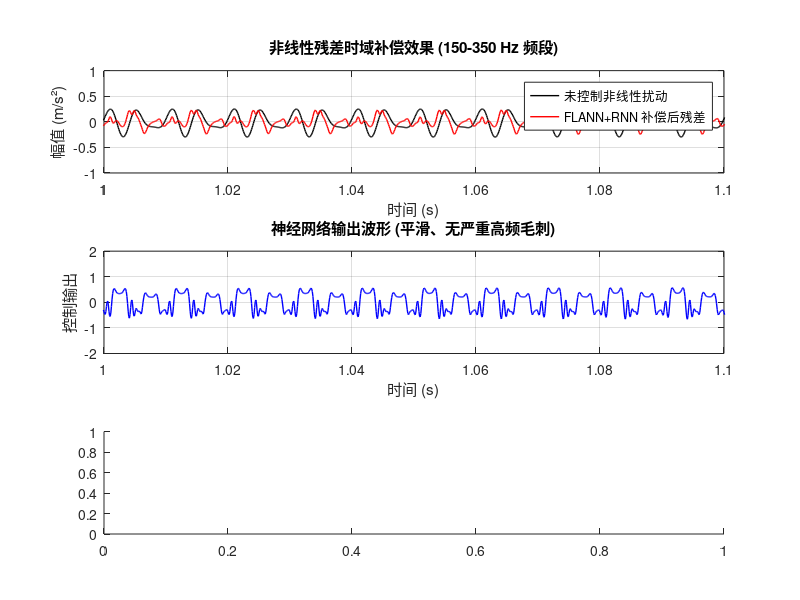

Write MATLAB code to recreate this figure. (Note: this script raises an error after producing the figure.)
% =====================================================================
% FLANN+RNN 模块专项测试：频段解耦后的非线性残差补偿
% 验证：剥离线性基频后，神经网络不再产生高频毛刺，实现平滑拟合
% =====================================================================
clear; clc; close all;

%% 1. 系统参数
fs = 10000;                 % 采样率 [Hz]
duration = 10;              % 仿真时长 [s]
n_samples = fs * duration;
t = (0:n_samples-1)' / fs;

% 原始参考信号（提供基准频率，用于 FLANN 扩展）
f_ref = 100;
x_ref = sin(2*pi*f_ref*t);

% 模拟解耦后的非线性残差扰动 (FxLMS已经吃掉了100Hz基频)
% 这里包含二次谐波(200Hz)、三次谐波(300Hz)和轻微白噪声
d_nonlinear = 0.2 * sin(2*pi*2*f_ref*t + pi/4) + 0.1 * sin(2*pi*3*f_ref*t - pi/3) + 0.01*randn(n_samples,1);

% 模拟频段拆分：使用带通滤波器只截取 150~350Hz 的窄带信号
[b_band, a_band] = butter(4, [150, 350]/(fs/2), 'bandpass');
d_target = filtfilt(b_band, a_band, d_nonlinear);

%% 2. 物理路径与控制器参数
alpha_plant = 1000;         % 作动器模拟极点
dt = 1/fs;
S_real = [0, 0, 0, -0.8]';  % 次级路径

% FLANN+RNN 参数
flann_order = 5;            % 扩展到5阶足够覆盖200Hz和300Hz
rnn_hidden = 8;             % 轻量化隐藏层
learning_rate = 0.05;       % 剥离大能量后，可适当提高学习率加速收敛
flann_input_dim = 1 + 2*flann_order + 1; % 1(原)+10(三角)+1(前误差)=12维

%% 3. 辅助函数
% FLANN 扩展：严格生成 sin(wx), cos(wx), sin(2wx)... 等基函数
flann_expand = @(x, order) [x; reshape([sin((1:order)*pi*x); cos((1:order)*pi*x)], [], 1)];

% 作动器模拟
nonlinear_plant = @(u, state, alpha, dt) deal( ...
    state + (-alpha * state + alpha * u) * dt, ...
    3 * tanh((state + (-alpha * state + alpha * u) * dt) / 3) );

%% 4. 初始化网络并运行控制
rng(42); % 固定种子
W_ih = randn(rnn_hidden, flann_input_dim + 1) * 0.1;
W_hh = randn(rnn_hidden, rnn_hidden) * 0.1;
W_ho = randn(1, rnn_hidden + 1) * 0.1;

h_state = zeros(rnn_hidden, 1);
sec_buf_nn = zeros(length(S_real), 1);
plant_state_nn = 0;

err_nn = zeros(n_samples, 1);
y_nn = zeros(n_samples, 1);
err_prev = 0;

fprintf('开始运行 FLANN+RNN 非线性子带补偿...\n');
for k = 1:n_samples
    xk = x_ref(k);       % 必须用 100Hz 原始信号作为 FLANN 种子
    dk = d_target(k);    % 当前时刻的子带非线性扰动
    
    % --- FLANN+RNN 前向传播 ---
    phi_ref = flann_expand(xk, flann_order);
    phi = [phi_ref; err_prev];
    rnn_input = [phi; 1];
    
    h_state = tanh(W_ih * rnn_input + W_hh * h_state);
    out_input = [h_state; 1];
    y_nn(k) = W_ho * out_input;
    y_nn(k) = max(min(y_nn(k), 2), -2); % 输出限幅
    
    % --- 物理路径交互 ---
    sec_buf_nn = [y_nn(k); sec_buf_nn(1:end-1)];
    sec_out = sec_buf_nn' * S_real;
    [plant_state_nn, act_out] = nonlinear_plant(sec_out, plant_state_nn, alpha_plant, dt);
    
    % --- 误差计算与权值更新 ---
    err_nn(k) = dk - act_out;
    err_prev = err_nn(k);
    
    delta_out = err_nn(k) * 0.05;
    W_ho = W_ho - learning_rate * delta_out * out_input';
end
fprintf('仿真完成。\n');

%% 5. 性能量化与展示
rms_orig = rms(d_target);
rms_resid = rms(err_nn(fs:end)); % 忽略第一秒暂态
reduction_dB = 10*log10(rms_orig^2 / rms_resid^2);

fprintf('子带初始 RMS: %.4f\n', rms_orig);
fprintf('补偿后残余 RMS: %.4f\n', rms_resid);
fprintf('非线性频段抑制比: %.2f dB\n', reduction_dB);

%% 6. 绘图分析
figure('Name', '解耦后的 FLANN+RNN 性能', 'Position', [100, 100, 1000, 800]);

% 时域波形对比
subplot(3,1,1);
plot(t, d_target, 'k', 'LineWidth', 1); hold on;
plot(t, err_nn, 'r', 'LineWidth', 1);
xlabel('时间 (s)'); ylabel('幅值 (m/s²)');
title('非线性残差时域补偿效果 (150-350 Hz 频段)');
legend('未控制非线性扰动', 'FLANN+RNN 补偿后残差');
grid on; xlim([1, 1.1]); % 放大看稳态波形

% 控制信号 y_nn 波形
subplot(3,1,2);
plot(t, y_nn, 'b', 'LineWidth', 1);
xlabel('时间 (s)'); ylabel('控制输出');
title('神经网络输出波形 (平滑、无严重高频毛刺)');
grid on; xlim([1, 1.1]);

% 频域功率谱对比
subplot(3,1,3);
[P_orig, f_psd] = pwelch(d_target, hamming(512), 256, 1024, fs);
[P_resid, ~] = pwelch(err_nn, hamming(512), 256, 1024, fs);
semilogy(f_psd, P_orig, 'k', 'LineWidth', 1.5); hold on;
semilogy(f_psd, P_resid, 'r', 'LineWidth', 1.5);
xlabel('频率 (Hz)'); ylabel('功率谱密度');
title('频段内能量衰减 (200Hz 与 300Hz 谐波被成功抑制)');
legend('未控制', '补偿后');
grid on; xlim([0, 500]);
